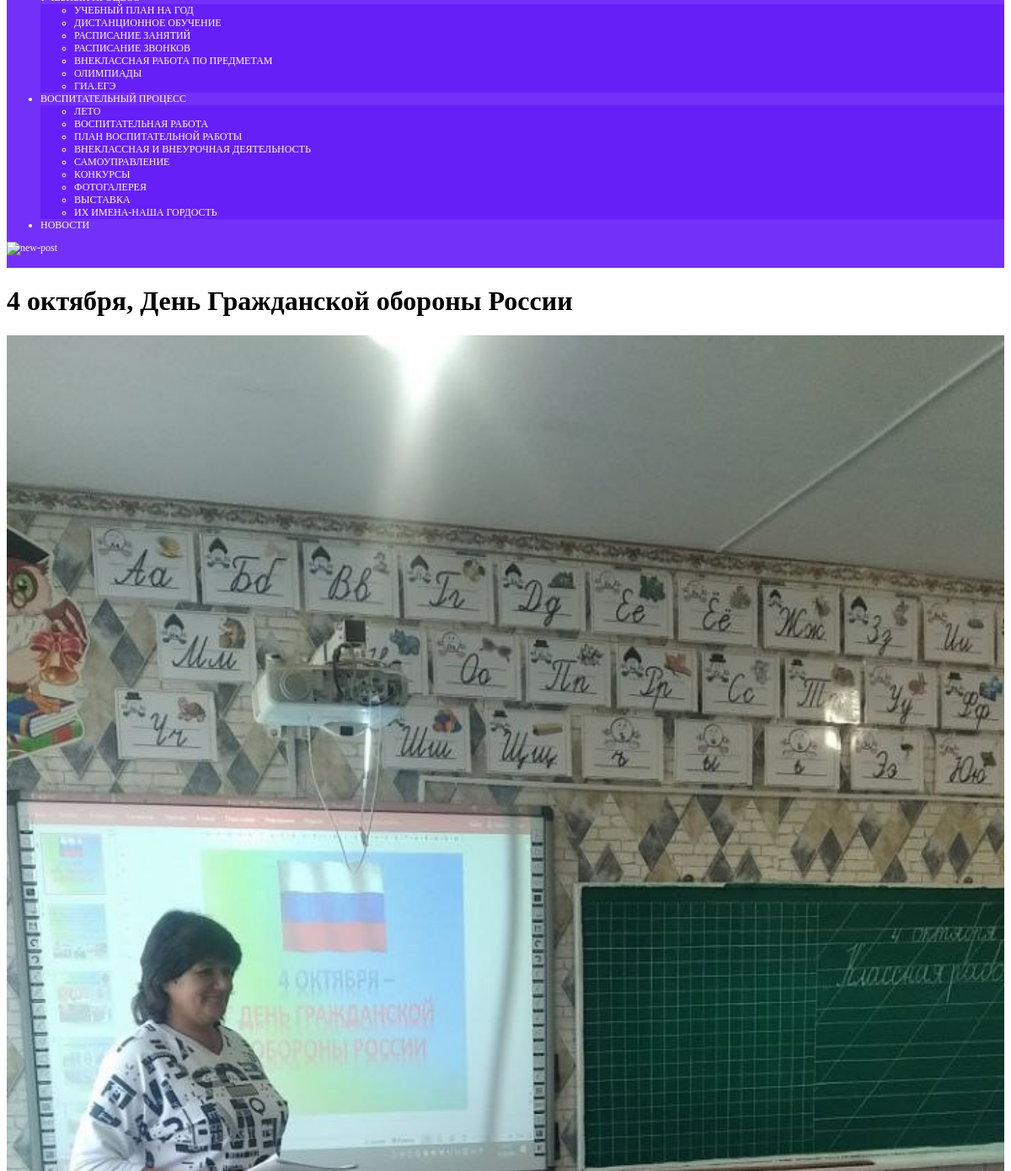
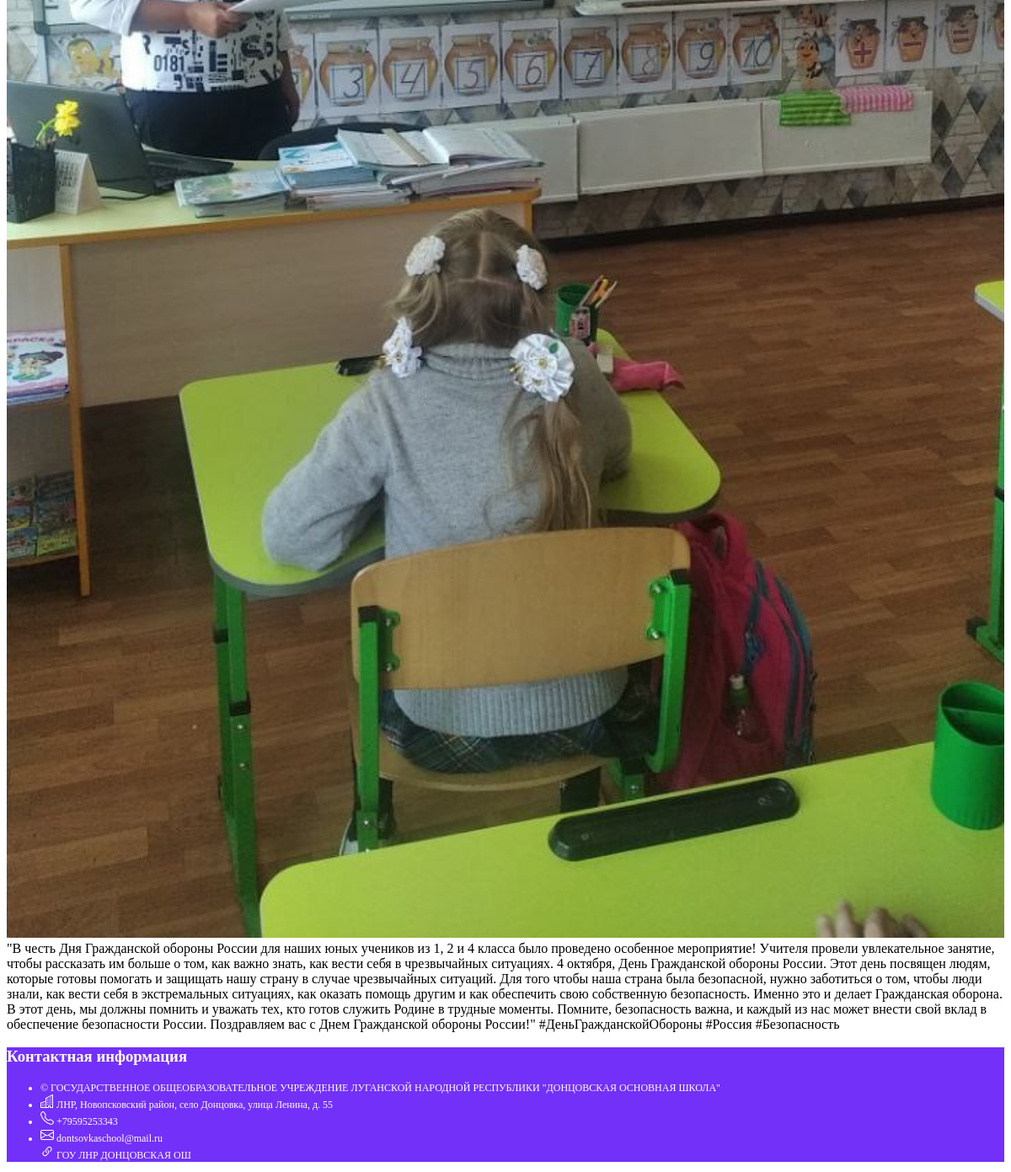
Before: /news/4/ (lower part) with the older database file (2 pictures, top to bottom).
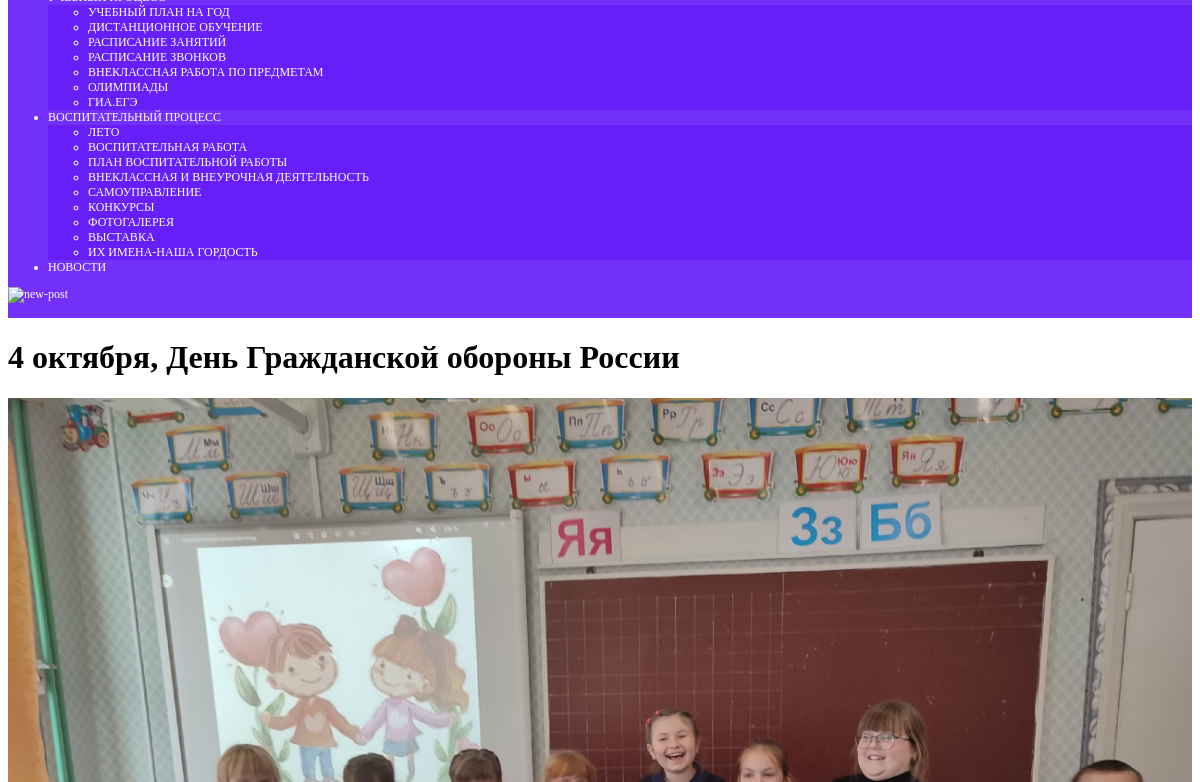
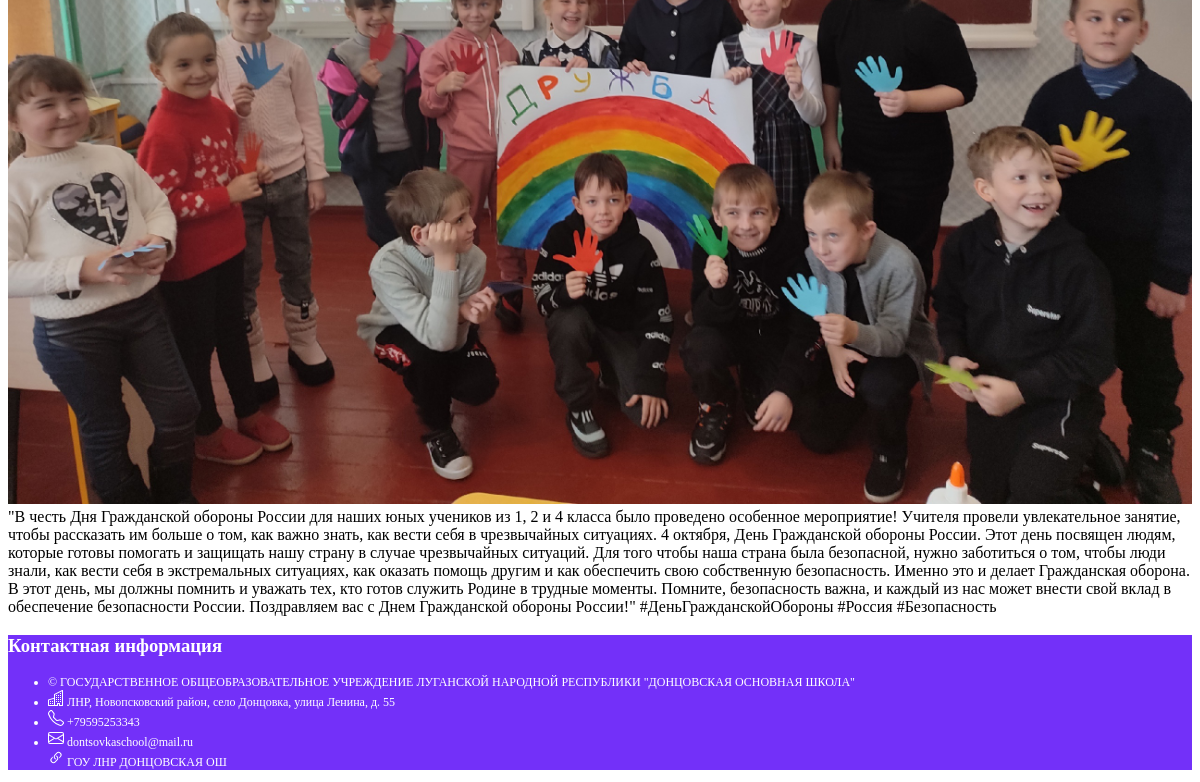
After: the same page with the newer database file (2 pictures, top to bottom).
### main/models.py (models this page shows, shortened)
class News(models.Model):
    title = models.CharField('Заголовок', max_length=200)
    path = models.FileField('Путь в виде ссылки', default="default.jpeg")
    description = models.TextField('Описание')
    date = models.DateField("Дата создания", default="2023-01-01")

### main/views.py (the view)
# urls.py: re_path(r'^news/(?P<newId>\d+)/', views.news, name='news'),
def news(request, newId=0):
    try:
        id = int(newId)
        new = News.objects.get(pk=id)
    except (ValueError, News.DoesNotExist):
        new = None
    news = News.objects.order_by('-pk')[:]
    return render(request, "main/news.html", {"new": new, "news": news})

### main/templates/main/news.html (shortened to what this page needs)
{% extends "main/base.html" %}
{% load static %}
{%  block LinkViewEducProc2 %}white{% endblock %}
{%  block LinkViewNews %}dark{% endblock %}
{%  block link %} <link rel="stylesheet" type="text/css" href="{% static 'news/style.css' %}"> {% endblock %}
{% block content %}
    {% if new %}
        <div class="container px-4 mb-4 rounded shadow-lg">
            <h1 class="text-center mt-3 mb-3">{{new.title}}</h1>
            <div class="row gx-1">
            <div class="col-lg">
                <img src="{% static 'images/img_news/'%}{{new.path}}" class="rounded float-start mb-4" alt="image"  style="max-width: 100%;" height="auto" width="100%">
            </div>
            <div class="col-lg">
                <div class="p-2 fs-4">
                    {{new.description}}
                </div>
            </div>
            </div>
        </div>
    {% endif %}
{% endblock %}

Changed rows visible on the page:
changed News "4 октября, День Гражданской обороны России": path: a different picture
